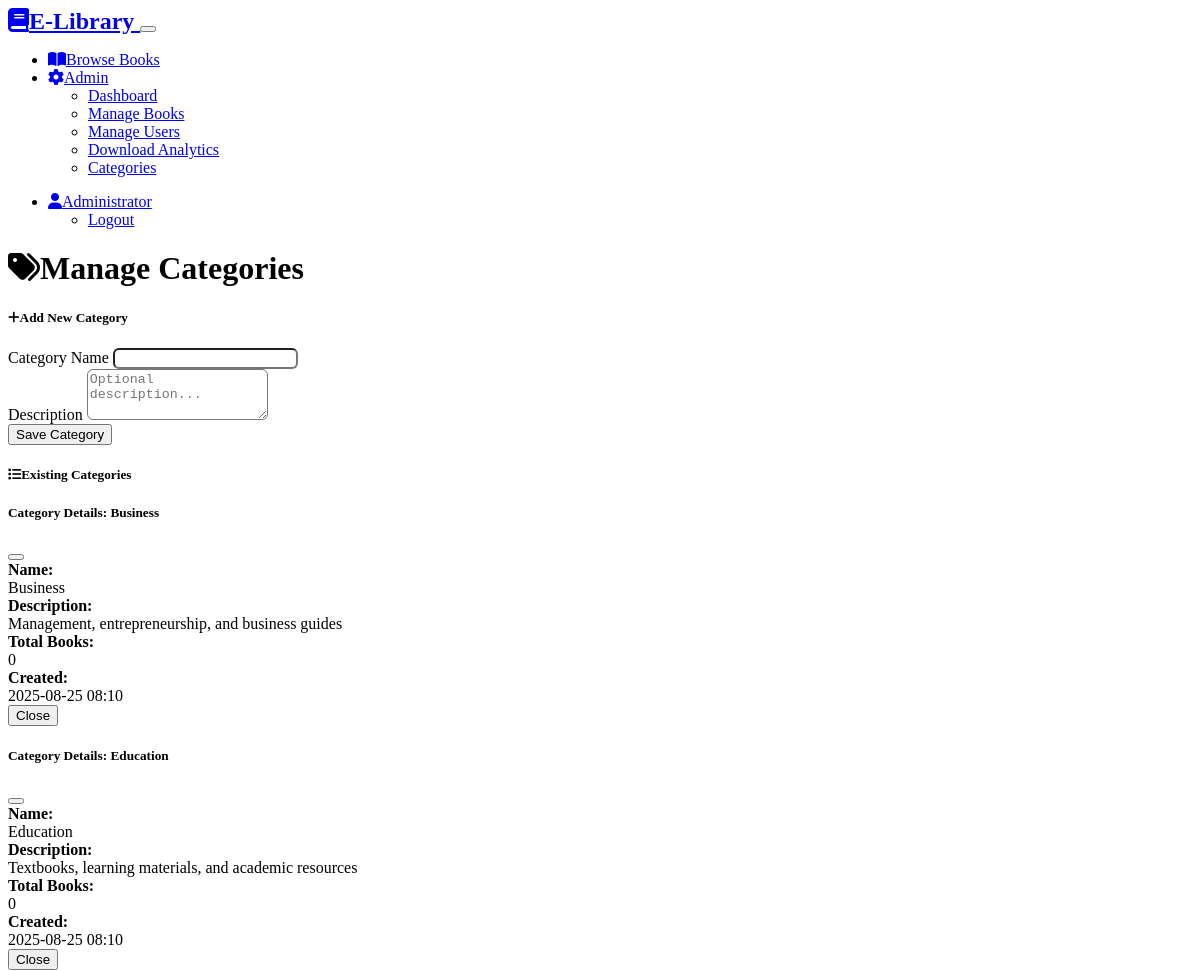
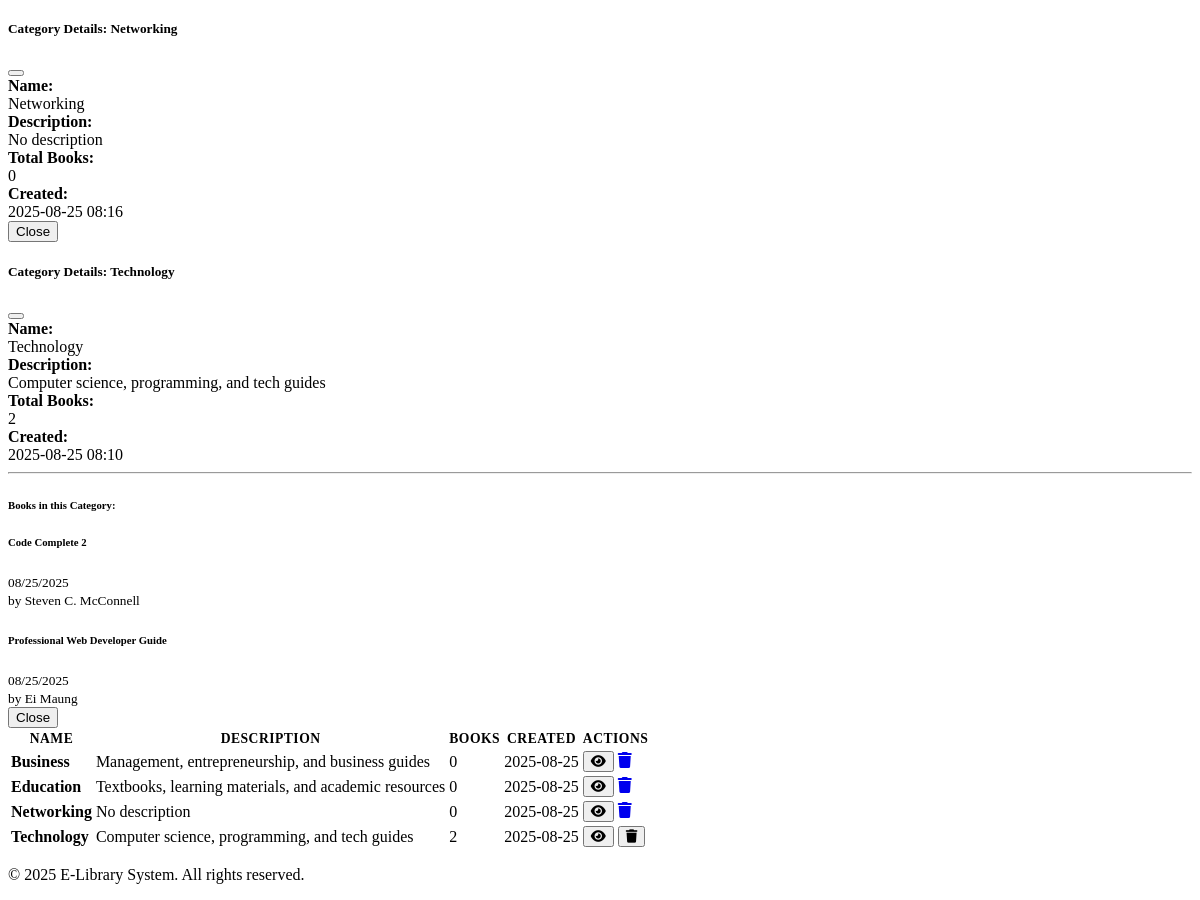
The app's page /admin/categories (signed in) with its own data (2 pictures, top to bottom).
### models.py (models this page shows, shortened)
class User(UserMixin, db.Model):
    __tablename__ = 'users'
    id = db.Column(db.Integer, primary_key=True)
    username = db.Column(db.String(80), unique=True, nullable=False)
    email = db.Column(db.String(120), unique=True, nullable=False)
    full_name = db.Column(db.String(200), nullable=False)
    password_hash = db.Column(db.String(256), nullable=False)
    is_admin = db.Column(db.Boolean, default=False, nullable=False)
    created_at = db.Column(db.DateTime, default=datetime.utcnow)
    last_login = db.Column(db.DateTime)
    uploads = db.relationship('Book', backref='uploader_user', lazy=True, foreign_keys='Book.uploaded_by')
    downloads = db.relationship('Download', backref='user', lazy=True)

class Category(db.Model):
    __tablename__ = 'categories'
    id = db.Column(db.Integer, primary_key=True)
    name = db.Column(db.String(100), unique=True, nullable=False)
    description = db.Column(db.Text)
    created_at = db.Column(db.DateTime, default=datetime.utcnow)
    books = db.relationship('Book', backref='category', lazy=True)

class Book(db.Model):
    __tablename__ = 'books'
    id = db.Column(db.Integer, primary_key=True)
    title = db.Column(db.String(200), nullable=False)
    author = db.Column(db.String(200), nullable=False)
    description = db.Column(db.Text)
    filename = db.Column(db.String(255), nullable=False)
    file_path = db.Column(db.String(500), nullable=False)
    file_size = db.Column(db.Integer)  # in bytes
    cover_image = db.Column(db.String(255))  # cover image filename
    cover_path = db.Column(db.String(500))   # full path to cover image
    uploaded_at = db.Column(db.DateTime, default=datetime.utcnow)
    category_id = db.Column(db.Integer, db.ForeignKey('categories.id'), nullable=False)
    uploaded_by = db.Column(db.Integer, db.ForeignKey('users.id'), nullable=False)
    downloads = db.relationship('Download', backref='book', lazy=True, cascade='all, delete-orphan')

### routes.py (the view, shortened to what this page needs)
@app.route('/admin/categories', methods=['GET', 'POST'])
@login_required
def admin_categories():
    if not current_user.is_admin:
        flash('Access denied. Admin privileges required.', 'danger')
        return redirect(url_for('index'))
    form = CategoryForm()
    categories = Category.query.order_by(Category.name).all()
    return render_template('admin/categories.html', form=form, categories=categories)

### forms.py
class CategoryForm(FlaskForm):
    name = StringField('Category Name', validators=[DataRequired(), Length(min=2, max=100)])
    description = TextAreaField('Description')
    submit = SubmitField('Save Category')

### app.py (called while the page is built)
@login_manager.user_loader
def load_user(user_id):
    from models import User
    return User.query.get(int(user_id))

### templates/admin/categories.html (shortened to what this page needs)
{% extends "base.html" %}
{% block content %}
<div class="row">
    <div class="col-12">
        <h1 class="mb-4">
            <i class="fas fa-tags me-2"></i>Manage Categories
        </h1>
    </div>
</div>
<div class="row">
    <div class="col-md-4">
        <div class="card">
            <div class="card-header">
                <h5 class="mb-0">
                    <i class="fas fa-plus me-2"></i>Add New Category
                </h5>
            </div>
            <div class="card-body">
                <form method="POST">
                    <div class="mb-3">
                        {{ form.name.label(class="form-label") }}
                        {{ form.name(class="form-control" + (" is-invalid" if form.name.errors else "")) }}
                    </div>
                    <div class="mb-3">
                        {{ form.description.label(class="form-label") }}
                        {{ form.description(class="form-control", rows="3", placeholder="Optional description...") }}
                    </div>
                    <div class="d-grid">
                        {{ form.submit(class="btn btn-primary") }}
                    </div>
                </form>
            </div>
        </div>
    </div>
    <div class="col-md-8">
        <div class="card">
            <div class="card-header">
                <h5 class="mb-0">
                    <i class="fas fa-list me-2"></i>Existing Categories
                </h5>
            </div>
            <div class="card-body">
                {% if categories %}
                <div class="table-responsive">
                    <table class="table table-striped">
                        <thead>
                            <tr>
                                <th>Name</th>
                                <th>Description</th>
                                <th>Books</th>
                                <th>Created</th>
                                <th>Actions</th>
                            </tr>
                        </thead>
                        <tbody>
                            {% for category in categories %}
                            <tr>
                                <td>
                                    <strong>{{ category.name }}</strong>
                                </td>
                                <td>
                                    {% if category.description %}
                                        {{ category.description[:100] }}{% if category.description|length > 100 %}...{% endif %}
                                    {% else %}
                                        <span class="text-muted">No description</span>
                                    {% endif %}
                                </td>
                                <td>
                                    <span class="badge bg-info">{{ category.books|length }}</span>
                                </td>
                                <td>{{ category.created_at.strftime('%Y-%m-%d') }}</td>
                                <td>
                                    <div class="btn-group btn-group-sm" role="group">
                                        <button type="button" class="btn btn-outline-info"
                                                data-bs-toggle="modal"
                                                data-bs-target="#categoryModal{{ category.id }}">
                                            <i class="fas fa-eye"></i>
                                        </button>
                                        {% if category.books|length == 0 %}
                                        <a href="{{ url_for('admin_delete_category', id=category.id) }}"
                                           class="btn btn-outline-danger"
                                           onclick="return confirm('Are you sure you want to delete this category?')">
                                            <i class="fas fa-trash"></i>
                                        </a>
                                        {% else %}
                                        <button type="button" class="btn btn-outline-danger disabled"
                                                title="Cannot delete category with books">
                                            <i class="fas fa-trash"></i>
                                        </button>
                                        {% endif %}
                                    </div>
                                </td>
                            </tr>
                            <div class="modal fade" id="categoryModal{{ category.id }}" tabindex="-1">
                                <div class="modal-dialog">
                                    <div class="modal-content">
                                        <div class="modal-header">
                                            <h5 class="modal-title">Category Details: {{ category.name }}</h5>
                                            <button type="button" class="btn-close" data-bs-dismiss="modal"></button>
                                        </div>
                                        <div class="modal-body">
                                            <div class="row">
                                                <div class="col-4"><strong>Name:</strong></div>
                                                <div class="col-8">{{ category.name }}</div>
                                            </div>
                                            <div class="row mt-2">
                                                <div class="col-4"><strong>Description:</strong></div>
                                                <div class="col-8">{{ category.description or 'No description' }}</div>
                                            </div>
                                            <div class="row mt-2">
                                                <div class="col-4"><strong>Total Books:</strong></div>
                                                <div class="col-8">{{ category.books|length }}</div>
                                            </div>
                                            <div class="row mt-2">
                                                <div class="col-4"><strong>Created:</strong></div>
                                                <div class="col-8">{{ category.created_at.strftime('%Y-%m-%d %H:%M') }}</div>
                                            </div>
                                            {% if category.books %}
                                            <hr>
                                            <h6>Books in this Category:</h6>
                                            <div class="list-group list-group-flush">
                                                {% for book in category.books[:10] %}
                                                <div class="list-group-item">
                                                    <div class="d-flex w-100 justify-content-between">
                                                        <h6 class="mb-1">{{ book.title }}</h6>
                                                        <small>{{ book.uploaded_at.strftime('%m/%d/%Y') }}</small>
                                                    </div>
                                                    <small>by {{ book.author }}</small>
                                                </div>
                                                {% endfor %}
                                            </div>
                                            {% endif %}
                                        </div>
                                        <div class="modal-footer">
                                            <button type="button" class="btn btn-secondary" data-bs-dismiss="modal">Close</button>
                                        </div>
                                    </div>
                                </div>
                            </div>
                            {% endfor %}
                        </tbody>
                    </table>
                </div>
                {% else %}
                <div class="text-center py-4">
                    <i class="fas fa-tags fa-3x text-muted mb-3"></i>
                    <h4 class="text-muted">No categories found</h4>
                    <p class="text-muted">Create your first category to organize books in the library.</p>
                </div>
                {% endif %}
            </div>
        </div>
    </div>
</div>
{% endblock %}

### templates/base.html (shortened to what this page needs)
<!DOCTYPE html>
<html lang="en" data-bs-theme="dark">
<head>
    <link href="https://cdn.replit.com/agent/bootstrap-agent-dark-theme.min.css" rel="stylesheet">
    <link href="https://cdnjs.cloudflare.com/ajax/libs/font-awesome/6.0.0/css/all.min.css" rel="stylesheet">
    <link href="{{ url_for('static', filename='css/style.css') }}" rel="stylesheet">
</head>
<body>
    <nav class="navbar navbar-expand-lg navbar-dark bg-dark">
        <div class="container">
            <a class="navbar-brand" href="{{ url_for('index') }}">
                <i class="fas fa-book me-2"></i>E-Library
            </a>
            <button class="navbar-toggler" type="button" data-bs-toggle="collapse" data-bs-target="#navbarNav">
            </button>
            <div class="collapse navbar-collapse" id="navbarNav">
                <ul class="navbar-nav me-auto">
                    <li class="nav-item">
                        <a class="nav-link" href="{{ url_for('books') }}">
                            <i class="fas fa-book-open me-1"></i>Browse Books
                        </a>
                    </li>
                    {% if current_user.is_authenticated and current_user.is_admin %}
                    <li class="nav-item dropdown">
                        <a class="nav-link dropdown-toggle" href="#" id="adminDropdown" role="button" data-bs-toggle="dropdown">
                            <i class="fas fa-cog me-1"></i>Admin
                        </a>
                        <ul class="dropdown-menu">
                            <li><a class="dropdown-item" href="{{ url_for('admin_dashboard') }}">Dashboard</a></li>
                            <li><a class="dropdown-item" href="{{ url_for('admin_books') }}">Manage Books</a></li>
                            <li><a class="dropdown-item" href="{{ url_for('admin_users') }}">Manage Users</a></li>
                            <li><a class="dropdown-item" href="{{ url_for('admin_downloads') }}">Download Analytics</a></li>
                            <li><a class="dropdown-item" href="{{ url_for('admin_categories') }}">Categories</a></li>
                        </ul>
                    </li>
                    {% endif %}
                </ul>
                <ul class="navbar-nav">
                    {% if current_user.is_authenticated %}
                    <li class="nav-item dropdown">
                        <a class="nav-link dropdown-toggle" href="#" id="userDropdown" role="button" data-bs-toggle="dropdown">
                            <i class="fas fa-user me-1"></i>{{ current_user.full_name }}
                        </a>
                        <ul class="dropdown-menu dropdown-menu-end">
                            <li><a class="dropdown-item" href="{{ url_for('logout') }}">Logout</a></li>
                        </ul>
                    </li>
                    {% else %}
                    <li class="nav-item">
                        <a class="nav-link" href="{{ url_for('login') }}">
                            <i class="fas fa-sign-in-alt me-1"></i>Login
                        </a>
                    </li>
                    {% endif %}
                </ul>
            </div>
        </div>
    </nav>
    <main class="py-4">
        <div class="container">
            {% block content %}{% endblock %}
        </div>
    </main>
    <footer class="bg-dark text-light py-4 mt-5">
        <div class="container text-center">
            <p>&copy; 2025 E-Library System. All rights reserved.</p>
        </div>
    </footer>
</body>
</html>

### static/css/style.css (style rules this page uses)
.card { transition: transform 0.2s ease-in-out, box-shadow 0.2s ease-in-out; }
.navbar-brand { font-weight: bold; font-size: 1.5rem; }
.table th { font-weight: 600; text-transform: uppercase; font-size: 0.85rem; letter-spacing: 0.5px; }
.btn { font-weight: 500; transition: all 0.2s ease-in-out; }
.list-group-item { border-left: none; border-right: none; }
.list-group-item:first-child { border-top: none; }
.list-group-item:last-child { border-bottom: none; }
.modal-content { border-radius: 0.5rem; border: none; }
.form-control, .form-select { border-radius: 0.375rem; }
.badge { font-weight: 500; }
[data-bs-theme="dark"] .card { background-color: var(--bs-dark); border-color: var(--bs-border-color); }
[data-bs-theme="dark"] .list-group-item { background-color: transparent; border-color: var(--bs-border-color); }

### records on screen
User: full_name "Administrator"
Category: name "Business", description "Management, entrepreneurship, and business guides", books|length "0", created_at "2025-08-25", created_at "2025-08-25 08:10"
Category: name "Education", description "Textbooks, learning materials, and academic resources", books|length "0", created_at "2025-08-25", created_at "2025-08-25 08:10"
Category: name "Networking", shows "No description", books|length "0", created_at "2025-08-25", description "No description", created_at "2025-08-25 08:16"
Category: name "Technology", description "Computer science, programming, and tech guides", books|length "2", created_at "2025-08-25", created_at "2025-08-25 08:10"
Book: title "Code Complete 2", uploaded_at "08/25/2025", author "Steven C. McConnell"
Book: title "Professional Web Developer Guide", uploaded_at "08/25/2025", author "Ei Maung"
